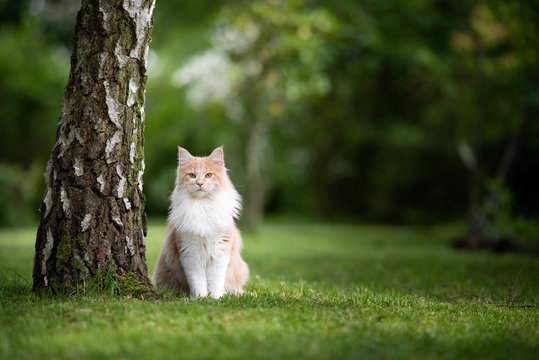
#> input picture Notebooks/Data/cat_in_forest.jpg, 539 x 360 px
$ jupyter execute Template_matching.ipynb   (shell and % lines are left out)
#> lines starting #> are read from the running program, lines starting #| are printed output that depends on the picture
[cell 1]
import cv2
import numpy as np
import matplotlib.pyplot as plt

[cell 2]
full = cv2.imread('Data/cat_in_forest.jpg')
#> full is the input picture: shape (360, 539, 3); mean B, G, R 43.2, 84.2, 72.3
full = cv2.cvtColor(full,cv2.COLOR_BGR2RGB)

[cell 3]
plt.imshow(full)

[cell 4]
cat_face =cv2.imread('Data/Cat_face.jpg')
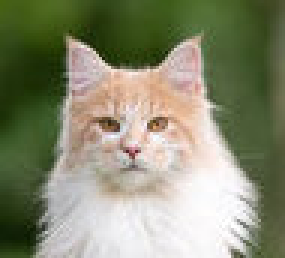
#> input picture Notebooks/Data/Cat_face.jpg, 95 x 86 px (shown 3 times larger)
#> cat_face is the input picture: shape (86, 95, 3); mean B, G, R 113.6, 139.3, 136.4
cat_face = cv2.cvtColor(cat_face,cv2.COLOR_BGR2RGB)

[cell 5]
plt.imshow(cat_face)

[cell 6]
# All the 6 methods for comparison in a list
# Note how we are using strings, later on we'll use the eval() function to convert to function
methods = ['cv2.TM_CCOEFF', 'cv2.TM_CCOEFF_NORMED', 'cv2.TM_CCORR','cv2.TM_CCORR_NORMED', 'cv2.TM_SQDIFF', 'cv2.TM_SQDIFF_NORMED']

[cell 7]
for m in methods:

    # Create a copy of the image
    full_copy = full.copy()

    # Get the actual function instead of the string
    method = eval(m)

    # Apply template Matching with the method
    res = cv2.matchTemplate(full_copy,cat_face,method)

    # Grab the Max and Min values, plus their locations
    min_val, max_val, min_loc, max_loc = cv2.minMaxLoc(res)

    # Set up drawing of Rectangle

    # If the method is TM_SQDIFF or TM_SQDIFF_NORMED, take minimum
    # Notice the coloring on the last 2 left hand side images.
    if method in [cv2.TM_SQDIFF, cv2.TM_SQDIFF_NORMED]:
        top_left = min_loc
    else:
        top_left = max_loc
    height,width,channels= cat_face.shape
    # Assign the Bottom Right of the rectangle
    bottom_right = (top_left[0] + width, top_left[1] + height)

    # Draw the Red Rectangle
    cv2.rectangle(full_copy,top_left, bottom_right, 255, 10)

    # Plot the Images
    plt.subplot(121)
    plt.imshow(res)
    plt.title('Result of Template Matching')

    plt.subplot(122)
    plt.imshow(full_copy)
    plt.title('Detected Point')
    plt.suptitle(m)


    plt.show()
    print('\n')
    print('\n')
#> this loop made 6 passes
#> (min_val, max_val, min_loc, top_left, bottom_right) on passes 1 to 4: (-50475748, 142081584, (128, 65), (156, 134), (251, 220)), (-0.61, 0.999, (336, 34), (156, 134), (251, 220)), (41562400, 610558144, (374, 138), (166, 194), (261, 280)), (0.52, 1, (383, 129), (156, 134), (251, 220))
#> (min_val, max_val, max_loc, top_left, bottom_right) on passes 5 to 6: (360402, 485296576, (378, 136), (156, 134), (251, 220)), (0.000646, 1, (0, 0), (156, 134), (251, 220))
#> pass 1, `res = cv2.matchTemplate(full_copy,cat_face,method)`:
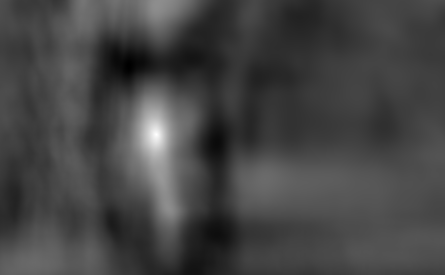
#> res: shape (275, 445) float32; min -50475748, max 142081584, mean 1771624.6; drawn with min black and max white
#> pass 1, `plt.show()`:
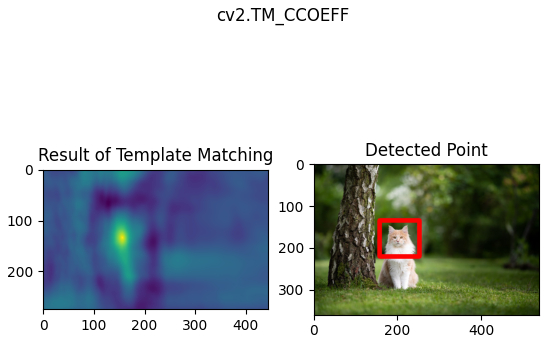
#> figure drawn by matplotlib, 2 panels
#> pass 2, `res = cv2.matchTemplate(full_copy,cat_face,method)`:
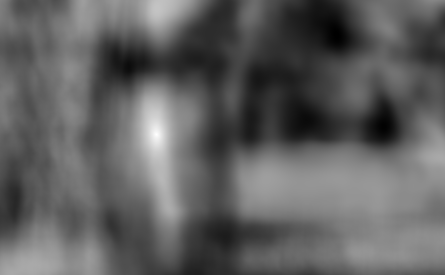
#> res: shape (275, 445) float32; min -0.61, max 0.999, mean -0.00308; drawn with min black and max white
#> pass 2, `plt.show()`:
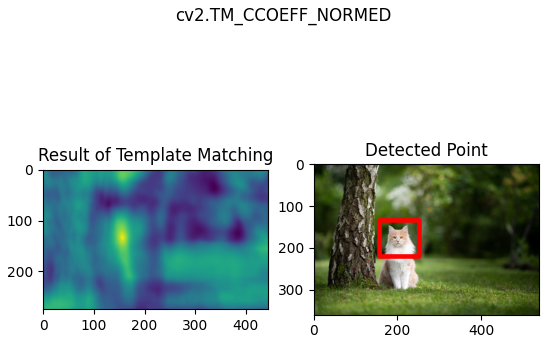
#> figure drawn by matplotlib, 2 panels
#> pass 3, `res = cv2.matchTemplate(full_copy,cat_face,method)`:
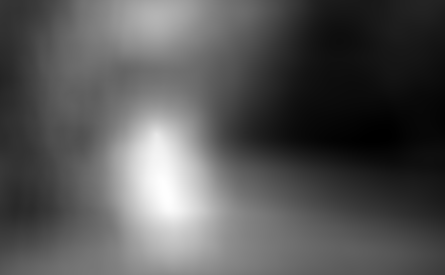
#> res: shape (275, 445) float32; min 41562400, max 610558144, mean 233680880; drawn with min black and max white
#> after the loop:
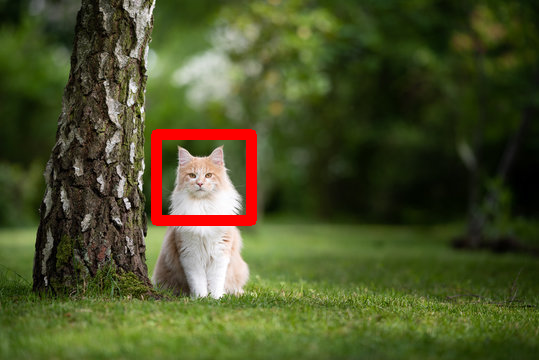
#> full_copy: shape (360, 539, 3); mean R, G, B 75.5, 81.9, 41.7
#> after the loop:
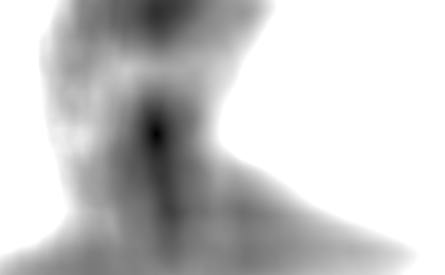
#> res: shape (275, 445) float32; min 0.000646, max 1, mean 0.783
